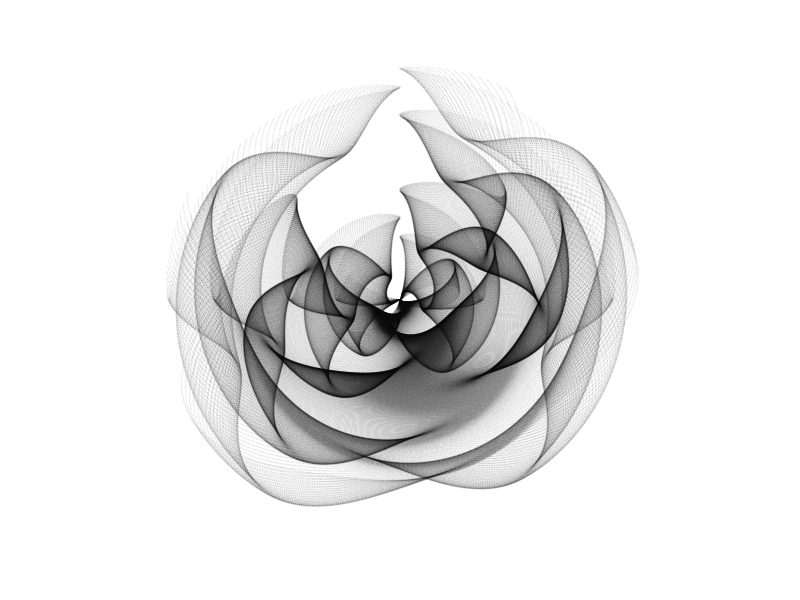

R code for this plot:
## ---- chunk 1
5+5 # I can't do math
## ---- chunk 2
2+7
3+9
10/3
## ---- chunk 3
2+2
1:100
3*3
sample(1:9)
X <- matrix(sample(1:9), nrow = 3, ncol = 3)
X
sum(X)
mean(X)
?sum
sum
nucleotides <- c("a", "c", "g", "t")
nucleotides
sample(nucleotides, size = 100, replace = TRUE)
table(sample(nucleotides, size = 100, replace = TRUE))
paste0(sample(nucleotides, size = 100, replace = TRUE), collapse = "")
replicate(n = 10, expr = paste0(sample(nucleotides, size = 100, replace = TRUE), collapse = ""))
df <- data.frame(id = paste0("seq", 1:10), seq = replicate(n = 10, expr = paste0(sample(nucleotides, size = 100, replace = TRUE), collapse = "")))
df
str(df)
ls()
## ---- chunk 4
library("tidyverse")

xy <- seq(from = -3,
          to = 3, 
          by = 0.01)
expand_grid(x = xy,
            y = xy) |>
  ggplot(
    mapping = aes(
      x = (1 + x - sin(y^2)),
      y = (1 - y - cos(x^2)))) +
  geom_point(alpha = 0.05,
             shape = 20,
             size = 0) + 
  theme_void() +
  coord_polar()
